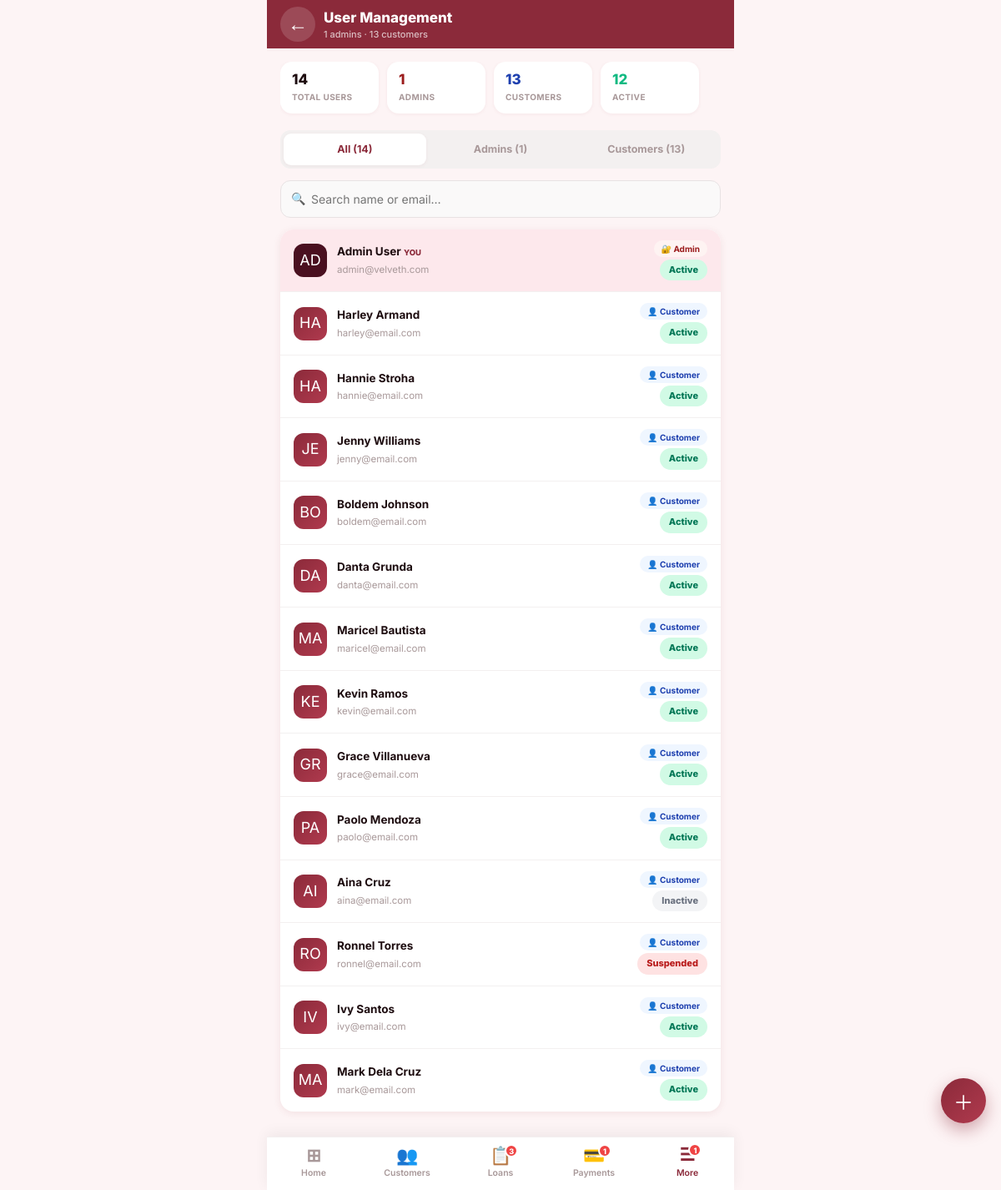
/admin_users.php (signed in), run on the app's committed database.
### tables this page shows
CREATE TABLE IF NOT EXISTS users (
    id INT AUTO_INCREMENT PRIMARY KEY,
    full_name VARCHAR(100) NOT NULL,
    email VARCHAR(100) UNIQUE NOT NULL,
    phone VARCHAR(20),
    password VARCHAR(255) NOT NULL,
    role ENUM('admin','customer') DEFAULT 'customer',
    status ENUM('active','inactive','suspended') DEFAULT 'active',
    avatar VARCHAR(255),
    address TEXT,
    reset_token VARCHAR(64) NULL,
    reset_token_expires DATETIME NULL,
    deleted_at DATETIME NULL DEFAULT NULL,  
    created_at TIMESTAMP DEFAULT CURRENT_TIMESTAMP,
    updated_at TIMESTAMP DEFAULT CURRENT_TIMESTAMP ON UPDATE CURRENT_TIMESTAMP
);

### admin_users.php (the view, shortened to what this page needs)
<?php
require_once 'config.php';
$self_id = (int)$_SESSION['user_id'];
$filter = $_GET['filter'] ?? 'all';
$search = trim($_GET['q'] ?? '');
$sql = "SELECT * FROM users WHERE deleted_at IS NULL";
$sql .= " ORDER BY role ASC, created_at DESC";
$users = $conn->query($sql);
$total_all      = (int)$conn->query("SELECT COUNT(*) c FROM users WHERE deleted_at IS NULL")->fetch_assoc()['c'] ?? 0;
$total_admins   = (int)$conn->query("SELECT COUNT(*) c FROM users WHERE role='admin'")->fetch_assoc()['c'] ?? 0;
$total_customers= (int)$conn->query("SELECT COUNT(*) c FROM users WHERE role='customer' AND deleted_at IS NULL")->fetch_assoc()['c'] ?? 0;
$total_active   = (int)$conn->query("SELECT COUNT(*) c FROM users WHERE status='active' AND deleted_at IS NULL")->fetch_assoc()['c'] ?? 0;
?>
<!DOCTYPE html>
<html lang="en">
<head>
  <link rel="stylesheet" href="shared.css"/>
  <link rel="stylesheet" href="mobile-app.css"/>
</head>
<body class="app-shell">
  <header class="app-bar maroon">
    <a href="admin_dashboard.php" class="app-bar-back">←</a>
    <div style="flex:1;min-width:0;">
      <div class="app-bar-title">User Management</div>
      <div class="app-bar-sub"><?= $total_admins ?> admins · <?= $total_customers ?> customers</div>
    </div>
  </header>
  <main class="app-screen">
    <div class="stat-chip-row">
      <div class="stat-chip"><div class="stat-chip-val"><?= $total_all ?></div><div class="stat-chip-label">Total Users</div></div>
      <div class="stat-chip"><div class="stat-chip-val" style="color:#9b1c1c;"><?= $total_admins ?></div><div class="stat-chip-label">Admins</div></div>
      <div class="stat-chip"><div class="stat-chip-val" style="color:#1e40af;"><?= $total_customers ?></div><div class="stat-chip-label">Customers</div></div>
      <div class="stat-chip"><div class="stat-chip-val" style="color:#10b981;"><?= $total_active ?></div><div class="stat-chip-label">Active</div></div>
    </div>
    <div class="seg-tabs">
      <a href="?filter=all<?= $search?'&q='.urlencode($search):''?>"      class="seg-tab <?= $filter==='all'?'active':''?>">All (<?= $total_all ?>)</a>
      <a href="?filter=admin<?= $search?'&q='.urlencode($search):''?>"    class="seg-tab <?= $filter==='admin'?'active':''?>">Admins (<?= $total_admins ?>)</a>
      <a href="?filter=customer<?= $search?'&q='.urlencode($search):''?>" class="seg-tab <?= $filter==='customer'?'active':''?>">Customers (<?= $total_customers ?>)</a>
    </div>
    <form method="GET" style="display:flex;gap:8px;margin-bottom:14px;">
      <div style="position:relative;flex:1;">
        <span style="position:absolute;left:13px;top:50%;transform:translateY(-50%);font-size:14px;color:var(--gray-400);">🔍</span>
        <input type="text" name="q" value="<?= htmlspecialchars($search) ?>" placeholder="Search name or email…" class="app-input" style="padding-left:36px;"/>
      </div>
    </form>
    <div class="app-card-flat">
      <?php if ($users->num_rows === 0): ?>
        <div class="app-empty">
          <div class="app-empty-icon">👥</div>
          <div class="app-empty-title"><?= $search ? 'No users match your search' : 'No users found' ?></div>
        </div>
      <?php else: while($row = $users->fetch_assoc()): $is_self = ($row['id'] == $self_id); $isAdmin = $row['role']==='admin'; ?>
        <a href="javascript:void(0)" class="app-list-item" style="<?= $is_self?'background:#fde8ec;':'' ?>" onclick='viewUser(<?= json_encode($row, JSON_HEX_APOS|JSON_HEX_QUOT) ?>, <?= $is_self?1:0 ?>)'>
          <div class="app-list-icon" style="background:<?= $isAdmin?'var(--maroon-deep,#5c1520)':'linear-gradient(135deg,var(--maroon),var(--maroon-light))' ?>;color:white;">
            <?= strtoupper(substr($row['full_name'],0,2)) ?>
          </div>
          <div class="app-list-body">
            <div class="app-list-title"><?= htmlspecialchars($row['full_name']) ?><?= $is_self?' <span style="color:var(--maroon);font-size:9.5px;font-weight:800;">YOU</span>':'' ?></div>
            <div class="app-list-sub"><?= htmlspecialchars($row['email']) ?></div>
          </div>
          <div class="app-list-end" style="display:flex;flex-direction:column;align-items:flex-end;gap:3px;">
            <span style="padding:2px 9px;border-radius:100px;font-size:10px;font-weight:700;background:<?= $isAdmin?'#fef3f2':'#eff6ff' ?>;color:<?= $isAdmin?'#9b1c1c':'#1e40af' ?>;"><?= $isAdmin?'🔐 Admin':'👤 Customer' ?></span>
            <span class="pill <?= $row['status'] ?>"><?= ucfirst($row['status']) ?></span>
          </div>
        </a>
      <?php endwhile; endif; ?>
    </div>
  </main>
  <button class="app-fab" onclick="openSheet('addSheet')">＋</button>
  <?php include 'admin_tabbar.php'; ?>
</body>
</html>

### shared.css (style rules this page uses)
:root { --maroon: #8B2A3A; --maroon-dark: #6e1f2d; --maroon-deep: #4a1020; --maroon-light: #b03a4e; --maroon-pale: #fdf0f2; --maroon-muted: #f0c8ce; --maroon-soft: #e8aab4; --sidebar-bg: #2c0f18; --sidebar-hover: #3d1520; --bg-page: #fdf4f5; --bg-card: #ffffff; --bg-input: #ffffff; --white: #ffffff; --gray-50: #faf9f9; --gray-100: #f3f0f0; --gray-200: #e8e2e3; --gray-300: #d5ccce; --gray-400: #a89899; --gray-600: #6b5c5f; --text-dark: #1e0d10; --text-medium: #4a3538; --text-light: #7a6365; --shadow-xs: 0 1px 4px rgba(139,42,58,.06); --shadow-sm: 0 2px 10px rgba(139,42,58,.09); --shadow-md: 0 4px 22px rgba(139,42,58,.13); --shadow-lg: 0 8px 40px rgba(139,42,58,.17); --shadow-xl: 0 16px 60px rgba(139,42,58,.22); --radius-xs: 4px; --radius-sm: 8px; --radius-md: 14px; --radius-lg: 20px; --radius-full: 100px; --status-active: #10b981; --status-pending: #f59e0b; --status-rejected: #ef4444; --status-verified: #3b82f6; --status-completed: #8b5cf6; --sidebar-width: 250px; --header-height: 60px; --bottom-nav-height: 62px; }
*, *::before, *::after { margin:0; padding:0; box-sizing:border-box; }
html { scroll-behavior:smooth; }
body { font-family:'Inter',Arial,sans-serif; background:var(--bg-page); color:var(--text-dark); font-size:14px; line-height:1.6; -webkit-font-smoothing:antialiased; }
a { text-decoration:none; color:inherit; }
input,button,select,textarea { font-family:'Inter',Arial,sans-serif; }

### data on the page
users: full_name "AD", full_name "Admin User", shows "YOU", email "admin@velveth.com", role "🔐 Admin", status "Active"
users: full_name "HA", full_name "Harley Armand", email "harley@email.com", role "👤 Customer", status "Active"
users: full_name "HA", full_name "Hannie Stroha", email "hannie@email.com", role "👤 Customer", status "Active"
users: full_name "JE", full_name "Jenny Williams", email "jenny@email.com", role "👤 Customer", status "Active"
users: full_name "BO", full_name "Boldem Johnson", email "boldem@email.com", role "👤 Customer", status "Active"
users: full_name "DA", full_name "Danta Grunda", email "danta@email.com", role "👤 Customer", status "Active"
users: full_name "MA", full_name "Maricel Bautista", email "maricel@email.com", role "👤 Customer", status "Active"
users: full_name "KE", full_name "Kevin Ramos", email "kevin@email.com", role "👤 Customer", status "Active"
users: full_name "GR", full_name "Grace Villanueva", email "grace@email.com", role "👤 Customer", status "Active"
users: full_name "PA", full_name "Paolo Mendoza", email "paolo@email.com", role "👤 Customer", status "Active"
users: full_name "AI", full_name "Aina Cruz", email "aina@email.com", role "👤 Customer", status "Inactive"
users: full_name "RO", full_name "Ronnel Torres", email "ronnel@email.com", role "👤 Customer", status "Suspended"
users: full_name "IV", full_name "Ivy Santos", email "ivy@email.com", role "👤 Customer", status "Active"
users: full_name "MA", full_name "Mark Dela Cruz", email "mark@email.com", role "👤 Customer", status "Active"

### other printed values
$total_admins "1"
$total_customers "13"
$total_all "14"
$total_active "12"
min($_tb_new_apps,9) "3"
min($_tb_pend_pays,9) "1"
min($_tb_more_badge,9) "1"
